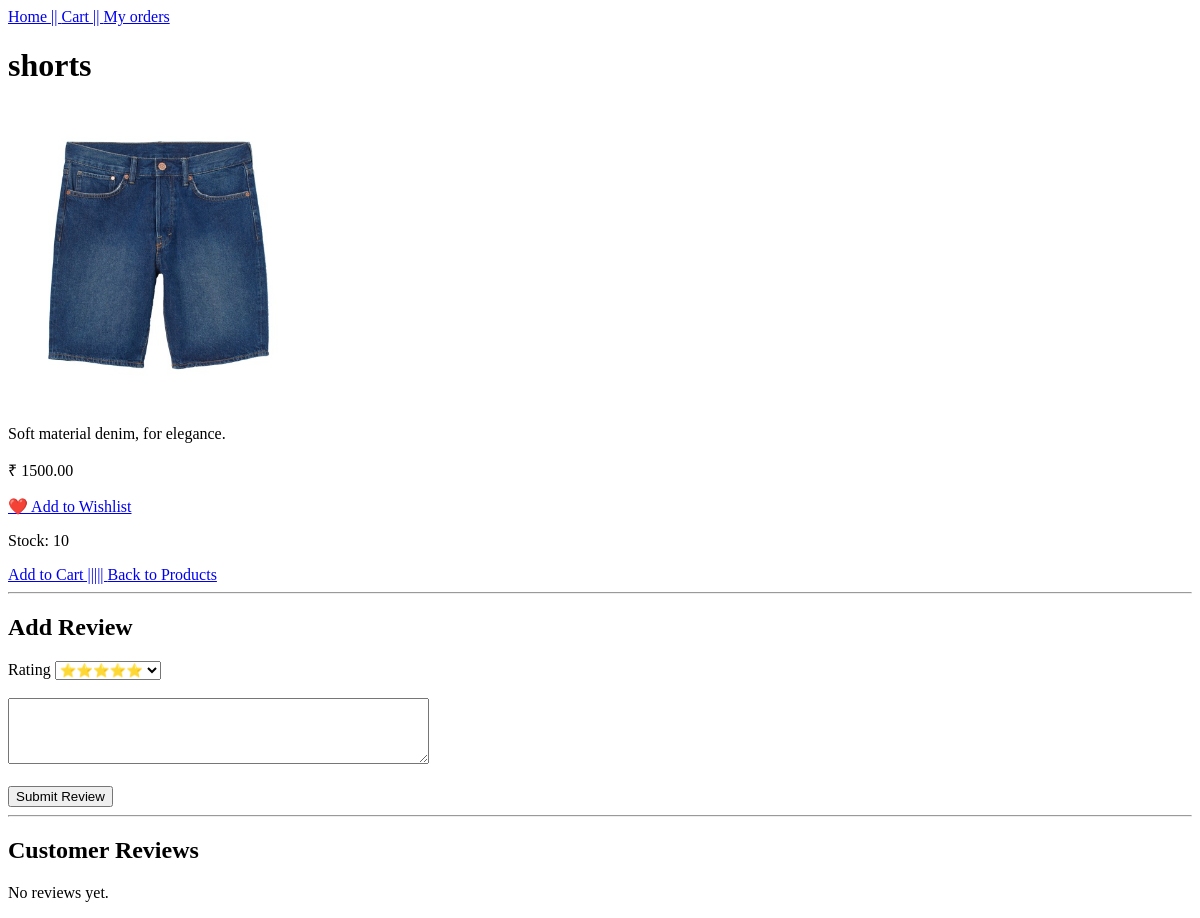
Page /products/2/ on the earlier database version.
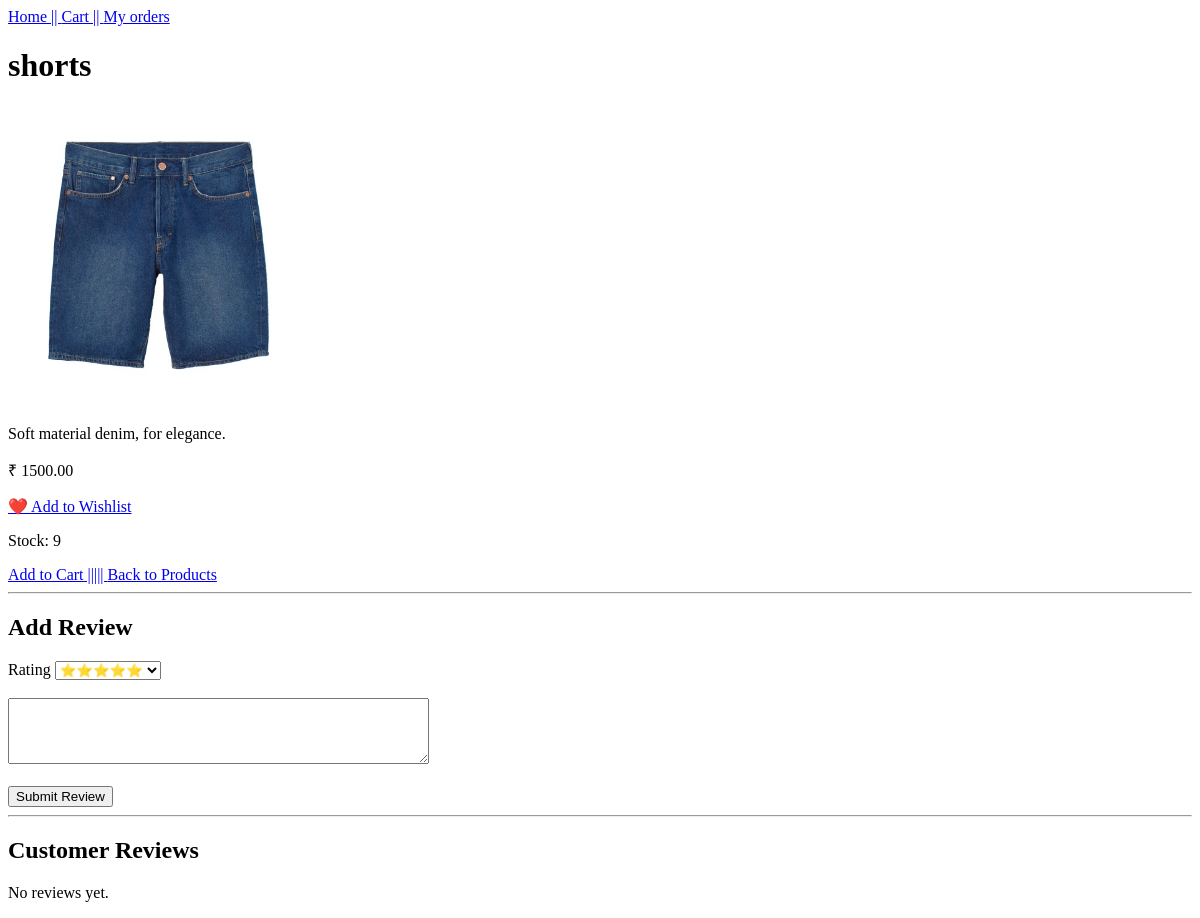
Same page on the later database version.
### Products/models.py (models this page shows, shortened)
class Product(models.Model):
    name = models.CharField(max_length=200)
    category = models.ForeignKey(
    Category,
    on_delete=models.CASCADE,
    null=True,
    blank=True
)
    description= models.TextField()
    price= models.DecimalField(max_digits=10, decimal_places=2)
    stock = models.IntegerField(default=0)
    image = models.ImageField(upload_to='products/', null=True, blank=True)
    created_at= models.DateTimeField(auto_now_add=True)
    updated_at = models.DateTimeField(auto_now_add=True)

### Products/views.py (the view)
# urls.py: path('products/<int:id>/', product_detail, name='product_detail'),
def product_detail(request, id):
    product = get_object_or_404(Product, id=id)
    reviews = Review.objects.filter(product=product).order_by('-created_at')
    return render(
        request,
        'product_detail.html',
        {
            'product': product,
            'reviews': reviews
        }
    )

### Products/templates/product_detail.html (shortened to what this page needs)
<!DOCTYPE html>
<html>
    <nav>
        <a href="{% url 'home' %}">Home || </a>
        <a href="{% url 'cart' %}">Cart || </a>
        <a href="{% url 'orders' %}">My orders</a>
    </nav>
<head>
</head>
<body>
<h1>{{ product.name }}</h1>
<img src="{{ product.image.url }}" width="300">
<p>{{ product.description }}</p>
<p>₹ {{ product.price }}</p>
<a href="{% url 'add_to_wishlist' product.id %}">
    ❤️ Add to Wishlist
</a>
<p>Stock: {{ product.stock }}</p>
<a href="{% url 'add_to_cart' product.id %}">
    Add to Cart  |||||
</a>
<a href="/products/">Back to Products</a>
<hr>
<h2>Add Review</h2>
<form method="POST"
      action="{% url 'add_review' product.id %}">
    <label>Rating</label>
    <select name="rating">
        <option value="5">⭐⭐⭐⭐⭐</option>
    </select>
    <br><br>
    <textarea
        name="comment"
        rows="4"
        cols="50"
        placeholder="Write your review">
    </textarea>
    <br><br>
    <button type="submit">
        Submit Review
    </button>
</form>
<hr>
<h2>Customer Reviews</h2>
{% for review in reviews %}
    <div>
        <strong>
            {{ review.user.username }}
        </strong>
        <p>
            Rating:
            {{ review.rating }}/5
        </p>
        <p>
            {{ review.comment }}
        </p>
        <small>
            {{ review.created_at }}
        </small>
    </div>
    <hr>
{% empty %}
    <p>No reviews yet.</p>
{% endfor %}
</body>
</html>

Differences in the rows shown:
changed Product "shorts": stock "10" → "9"
